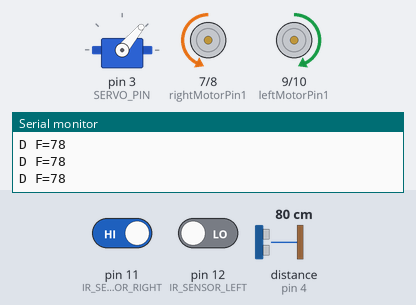
A sketch run on a simulated Arduino Uno, built with avr-gcc and run on an emulated ATmega328P. On the bench: servo, motor-driver pin pairs drawn as motors (green arrow = first pin HIGH = forward, orange = second pin HIGH = backward, longer = more drive, scaled by the enable pin), the last lines printed to the serial monitor. Wiring (inferred from the names in the program): ultrasonic range finder: trigger pin 13; echo pin 4; servo: signal pin 3. Inputs (shaded band) come from the test bench; at power-on: pin 11 (IR_SENSOR_RIGHT) HIGH, distance to the obstacle (sensor on pin 4) 80 cm, pin 12 (IR_SENSOR_LEFT) LOW. The echo pulse lasts 58.3 µs per cm; servo pulses on a pin are drawn as a servo (544–2400 µs = 0–180°).

Above: at 3.3 s.
3.4 s: pin 11 (IR_SENSOR_RIGHT) driven LOW
At 4.6 s:
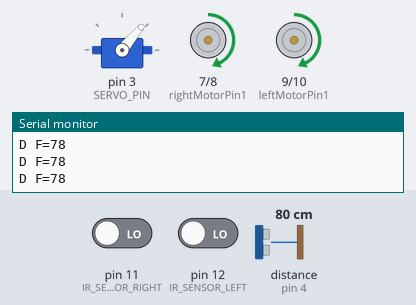
4.9 s: distance to the obstacle (sensor on pin 4) set to 8 cm
6.4 s: distance to the obstacle (sensor on pin 4) set to 5 cm
At 9.3 s:
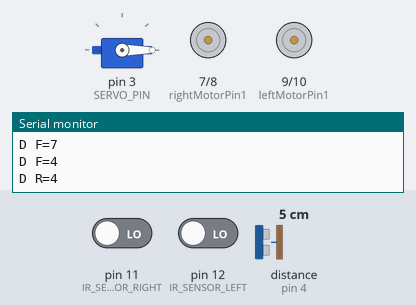
9.4 s: pin 12 (IR_SENSOR_LEFT) driven HIGH
At 12.1 s:
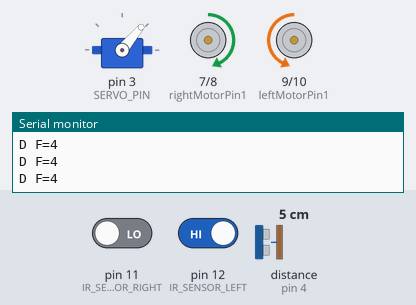
12.4 s: pin 12 (IR_SENSOR_LEFT) driven LOW
At 13.6 s:
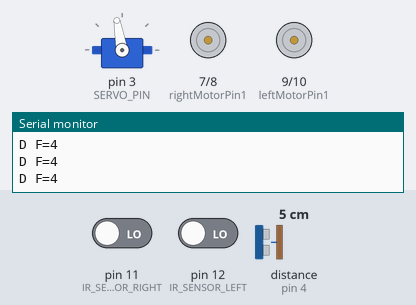
15.4 s: pin 11 (IR_SENSOR_RIGHT) driven HIGH
At 16.66 s:
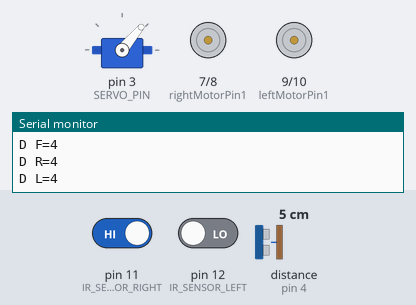
Timing chart, 0 to 18.7 s (numbered marks = the images above; inputs shaded):
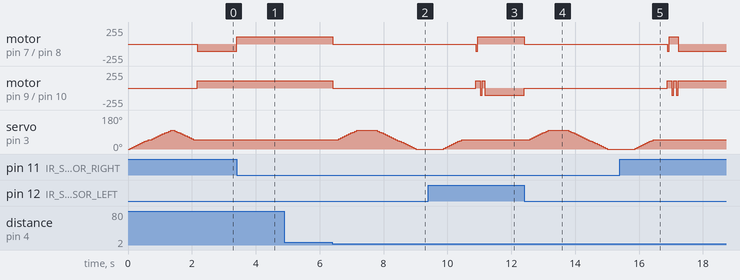

Measured:
- the behaviour switches between 7 and 6 cm on distance to the obstacle (sensor on pin 4) (found by bisection; images 1 and 2)
- after the input at 3.4 s, motor on pin 7 (rightMotorPin1) / pin 8 (rightMotorPin2): backward 110/255 → forward 110/255 at once
- after the input at 6.4 s, motor on pin 7 (rightMotorPin1) / pin 8 (rightMotorPin2), motor on pin 9 (leftMotorPin1) / pin 10 (leftMotorPin2): forward 110/255 → stopped at once; servo on pin 3 (SERVO_PIN): rises from 50° to 100° in 0.58 s, then falls to 0° in 1.8 s
- after the input at 9.4 s, motor on pin 7 (rightMotorPin1) / pin 8 (rightMotorPin2): goes on until 11.0 s, then stays forward 110/255; motor on pin 9 (leftMotorPin1) / pin 10 (leftMotorPin2): goes on until 11.2 s, then stays backward 110/255; servo on pin 3 (SERVO_PIN): goes on until 10.5 s, then stays 50°
- after the input at 12.4 s, motor on pin 7 (rightMotorPin1) / pin 8 (rightMotorPin2): forward 110/255 → stopped at once; motor on pin 9 (leftMotorPin1) / pin 10 (leftMotorPin2): backward 110/255 → stopped at once; servo on pin 3 (SERVO_PIN): rises from 50° to 100° in 0.58 s, then falls to 0° in 1.8 s
- after the input at 15.4 s, servo on pin 3 (SERVO_PIN): goes on until 16.4 s, then stays 50°

The sketch:

line-following-and-obstacle-avoidance-robot.ino
```cpp
// Line Follower with Obstacle Avoiding Robot
// Uses original pin layout with video-style servo sweep & obstacle logic

#define IR_SENSOR_RIGHT 11
#define IR_SENSOR_LEFT  12
#define MOTOR_SPEED     110

// Right motor
int enableRightMotor = 6;
int rightMotorPin1   = 7;
int rightMotorPin2   = 8;

// Left motor
int enableLeftMotor  = 5;
int leftMotorPin1    = 9;
int leftMotorPin2    = 10;

// Servo + HC-SR04
#define SERVO_PIN   3
#define TRIG_PIN    13
#define ECHO_PIN    4

#define OBSTACLE_DIST_CM 5 // Set distance threshold (cm)

int distance_L, distance_F, distance_R;

void setup()
{
  Serial.begin(9600);

  TCCR0B = TCCR0B & B11111000 | B00000010;

  pinMode(enableRightMotor, OUTPUT);
  pinMode(rightMotorPin1,   OUTPUT);
  pinMode(rightMotorPin2,   OUTPUT);

  pinMode(enableLeftMotor,  OUTPUT);
  pinMode(leftMotorPin1,    OUTPUT);
  pinMode(leftMotorPin2,    OUTPUT);

  pinMode(IR_SENSOR_RIGHT, INPUT);
  pinMode(IR_SENSOR_LEFT,  INPUT);

  pinMode(TRIG_PIN, OUTPUT);
  pinMode(ECHO_PIN, INPUT);

  pinMode(SERVO_PIN, OUTPUT);

  // Sweep servo to center (70 degrees) on startup
  for (int angle = 0;   angle <= 50;  angle += 5) { servoPulse(SERVO_PIN, angle); }
  for (int angle = 50;  angle <= 100; angle += 5) { servoPulse(SERVO_PIN, angle); }
  for (int angle = 100; angle >= 50;  angle -= 5) { servoPulse(SERVO_PIN, angle); }

  distance_F = Ultrasonic_read();

  rotateMotor(0, 0);
  delay(500);
}

void loop()
{
  //==================================================
  //      Line Follower and Obstacle Avoiding
  //==================================================

  distance_F = Ultrasonic_read();
  Serial.print("D F="); Serial.println(distance_F);

  int rightIR = digitalRead(IR_SENSOR_RIGHT);
  int leftIR  = digitalRead(IR_SENSOR_LEFT);

  // Both sensors on white line -> go forward (check obstacle first)
  if (rightIR == LOW && leftIR == LOW)
  {
    if (distance_F > OBSTACLE_DIST_CM) { rotateMotor(MOTOR_SPEED, MOTOR_SPEED); }
    else                               { Check_side(); }
  }
  // Right sensor on black -> turn right
  else if (rightIR == HIGH && leftIR == LOW)
  {
    rotateMotor(-MOTOR_SPEED, MOTOR_SPEED);
  }
  // Left sensor on black -> turn left
  else if (rightIR == LOW && leftIR == HIGH)
  {
    rotateMotor(MOTOR_SPEED, -MOTOR_SPEED);
  }
  else
  {
    rotateMotor(0, 0);
  }

  delay(100);
}

// -------------------------------------------------------
// Servo pulse (software servo, no Servo.h needed)
// -------------------------------------------------------
void servoPulse(int pin, int angle)
{
  int pwm = (angle * 11) + 500; // Convert angle to microseconds
  digitalWrite(pin, HIGH);
  delayMicroseconds(pwm);
  digitalWrite(pin, LOW);
  delay(500); // Refresh cycle of servo
}

// -------------------------------------------------------
// Ultrasonic distance read
// -------------------------------------------------------
long Ultrasonic_read()
{
  digitalWrite(TRIG_PIN, LOW);
  delayMicroseconds(2);
  digitalWrite(TRIG_PIN, HIGH);
  delayMicroseconds(10);
  digitalWrite(TRIG_PIN, LOW);
  long duration = pulseIn(ECHO_PIN, HIGH, 25000);
  if (duration == 0) return 999;
  return duration * 0.034 / 2;
}

// -------------------------------------------------------
// Scan left & right, then decide which way to turn
// -------------------------------------------------------
void Check_side()
{
  rotateMotor(0, 0);
  delay(1000);

  // Sweep right (70 -> 140)
  for (int angle = 50; angle <= 100; angle += 5) { servoPulse(SERVO_PIN, angle); }
  delay(3000);
  distance_R = Ultrasonic_read();
  Serial.print("D R="); Serial.println(distance_R);
  delay(1000);

  // Sweep left (140 -> 0)
  for (int angle = 100; angle >= 0; angle -= 5) { servoPulse(SERVO_PIN, angle); }
  delay(5000);
  distance_L = Ultrasonic_read();
  Serial.print("D L="); Serial.println(distance_L);
  delay(1000);

  // Return to center (0 -> 70)
  for (int angle = 0; angle <= 50; angle += 5) { servoPulse(SERVO_PIN, angle); }
  delay(3000);

  compareDistance();
}

// -------------------------------------------------------
// Compare left vs right distance and maneuver around
// -------------------------------------------------------
void compareDistance()
{
  if (distance_L > distance_R)
  {
    // More space on left -> turn left and go around
    rotateMotor(MOTOR_SPEED, -MOTOR_SPEED); delay(500);  // turn left
    rotateMotor(MOTOR_SPEED,  MOTOR_SPEED); delay(600);  // forward
    rotateMotor(-MOTOR_SPEED, MOTOR_SPEED); delay(500);  // turn right
    rotateMotor(MOTOR_SPEED,  MOTOR_SPEED); delay(600);  // forward
    rotateMotor(-MOTOR_SPEED, MOTOR_SPEED); delay(400);  // turn right
  }
  else
  {
    // More space on right -> turn right and go around
    rotateMotor(-MOTOR_SPEED, MOTOR_SPEED); delay(500);  // turn right
    rotateMotor( MOTOR_SPEED, MOTOR_SPEED); delay(600);  // forward
    rotateMotor( MOTOR_SPEED,-MOTOR_SPEED); delay(500);  // turn left
    rotateMotor( MOTOR_SPEED, MOTOR_SPEED); delay(600);  // forward
    rotateMotor( MOTOR_SPEED,-MOTOR_SPEED); delay(400);  // turn left
  }
}

// -------------------------------------------------------
// Motor control
// positive = forward, negative = backward, 0 = stop
// -------------------------------------------------------
void rotateMotor(int rightMotorSpeed, int leftMotorSpeed)
{
  if (rightMotorSpeed < 0)
  {
    digitalWrite(rightMotorPin1, LOW);
    digitalWrite(rightMotorPin2, HIGH);
  }
  else if (rightMotorSpeed > 0)
  {
    digitalWrite(rightMotorPin1, HIGH);
    digitalWrite(rightMotorPin2, LOW);
  }
  else
  {
    digitalWrite(rightMotorPin1, LOW);
    digitalWrite(rightMotorPin2, LOW);
  }

  if (leftMotorSpeed < 0)
  {
    digitalWrite(leftMotorPin1, LOW);
    digitalWrite(leftMotorPin2, HIGH);
  }
  else if (leftMotorSpeed > 0)
  {
    digitalWrite(leftMotorPin1, HIGH);
    digitalWrite(leftMotorPin2, LOW);
  }
  else
  {
    digitalWrite(leftMotorPin1, LOW);
    digitalWrite(leftMotorPin2, LOW);
  }

  analogWrite(enableRightMotor, abs(rightMotorSpeed));
  analogWrite(enableLeftMotor,  abs(leftMotorSpeed));
}
```
